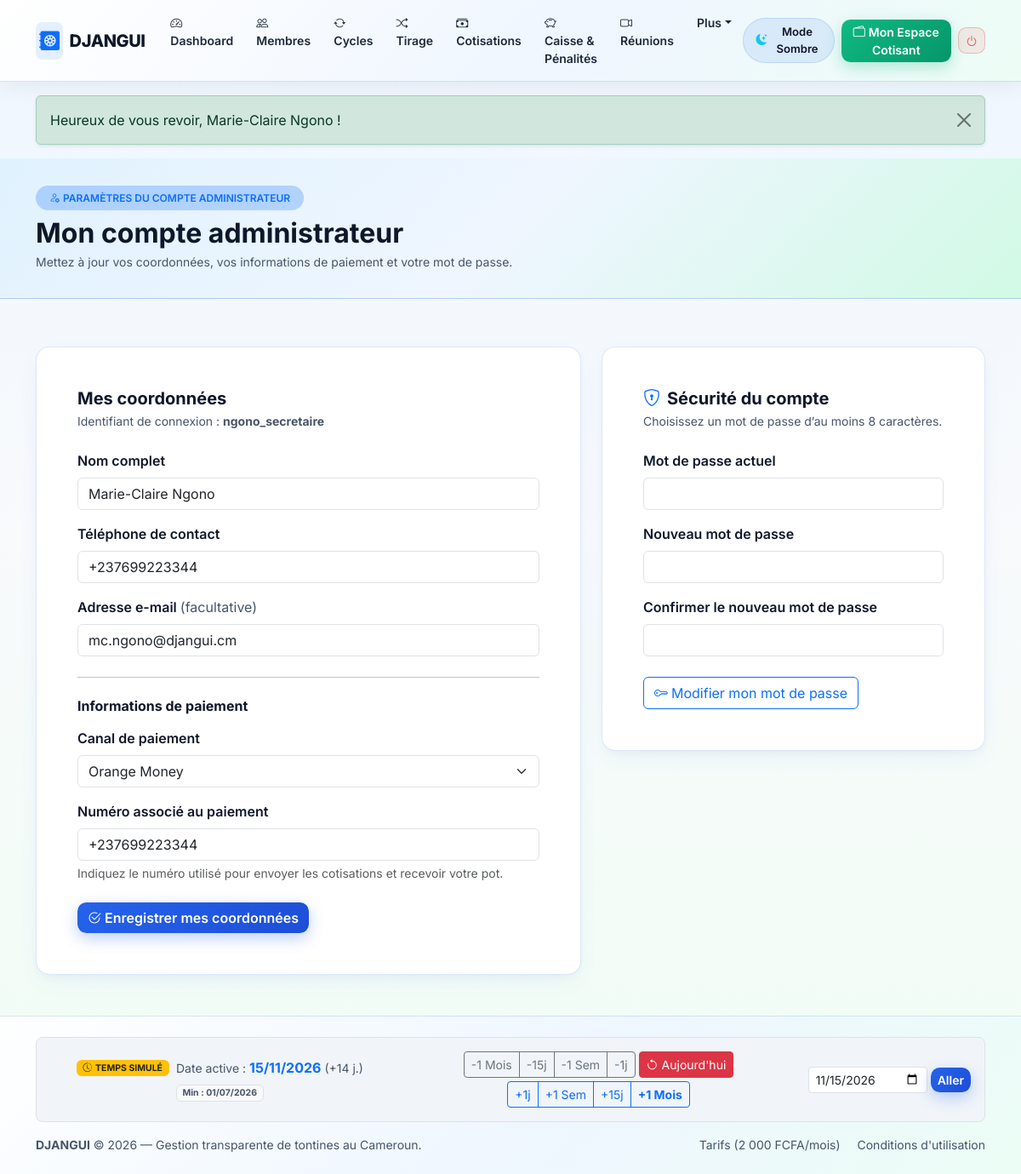
Screenshot of /admin/settings.php (signed in) with the database file from the repository.
### tables this page shows
CREATE TABLE users (
    id INT UNSIGNED AUTO_INCREMENT PRIMARY KEY,
    code_public VARCHAR(24) NOT NULL COMMENT 'Identifiant public pour le QR Code (sans donnees sensibles)',
    username VARCHAR(50) NOT NULL,
    password_hash VARCHAR(255) NOT NULL,
    nom_complet VARCHAR(120) NOT NULL,
    telephone VARCHAR(20) NOT NULL,
    email VARCHAR(150) DEFAULT NULL,
    numero_cni VARCHAR(60) DEFAULT NULL COMMENT 'Donnee sensible visible uniquement par l admin',
    role ENUM('admin', 'member') NOT NULL DEFAULT 'member',
    statut_membre ENUM('actif', 'inactif', 'sorti') NOT NULL DEFAULT 'actif',
    statut_validation ENUM('en_attente', 'accepte', 'refuse') NOT NULL DEFAULT 'accepte',
    canal_paiement ENUM('momo', 'om', 'especes') NOT NULL DEFAULT 'momo',
    telephone_paiement VARCHAR(20) NOT NULL COMMENT 'Numero MoMo/OM qui envoie les cotisations et recoit le pot',
    tentatives_echouees TINYINT UNSIGNED NOT NULL DEFAULT 0,
    blocage_jusqua DATETIME DEFAULT NULL,
    reset_token VARCHAR(100) DEFAULT NULL,
    reset_expire_at DATETIME DEFAULT NULL,
    tontine_id INT UNSIGNED DEFAULT NULL COMMENT '1 seule tontine autorisee par compte',
    created_at DATETIME NOT NULL DEFAULT CURRENT_TIMESTAMP,
    updated_at DATETIME NOT NULL DEFAULT CURRENT_TIMESTAMP ON UPDATE CURRENT_TIMESTAMP,

    CONSTRAINT uq_users_code_public UNIQUE (code_public),
    CONSTRAINT uq_users_username UNIQUE (username),
    CONSTRAINT uq_users_telephone UNIQUE (telephone),
    CONSTRAINT uq_users_email UNIQUE (email),
    INDEX idx_users_tontine_statut (tontine_id, statut_membre)
);

### includes/functions.php (called while the page is built, shortened)
<?php
function e($texte) {
    return htmlspecialchars((string)$texte, ENT_QUOTES, 'UTF-8');
}

### admin/settings.php (the view, shortened to what this page needs)
<?php
require_once __DIR__ . '/../includes/functions.php';
$user_id = (int)$_SESSION['user_id'];
$stmtAdmin = $pdo->prepare("
    SELECT nom_complet, username, telephone, email, canal_paiement, telephone_paiement
    FROM users
    WHERE id = ?
    LIMIT 1
");
$stmtAdmin->execute([$user_id]);
$admin = $stmtAdmin->fetch();
require_once __DIR__ . '/../includes/header.php';
require_once __DIR__ . '/../includes/navbar.php';
?>
<div class="page-header-dark">
    <div class="container">
        <span class="badge bg-primary bg-opacity-25 text-primary px-3 py-2 rounded-pill fw-semibold mb-2">
            <i class="bi bi-person-gear me-1"></i>PARAMÈTRES DU COMPTE ADMINISTRATEUR
        </span>
        <h1 class="fw-bold h2 mb-1">Mon compte administrateur</h1>
        <p class="text-muted small mb-0">Mettez à jour vos coordonnées, vos informations de paiement et votre mot de passe.</p>
    </div>
</div>
<main class="container py-4 pb-5">
    <div class="row justify-content-center g-4">
        <section class="col-lg-7" aria-labelledby="coordonnees-title">
            <div class="card card-djangui p-4 p-md-5">
                <h2 id="coordonnees-title" class="h5 fw-bold mb-1">Mes coordonnées</h2>
                <p class="text-muted small mb-4">Identifiant de connexion : <strong><?= e($admin['username']) ?></strong></p>
                <form method="POST" action="settings.php">
                    <div class="mb-3">
                        <label for="nom_complet" class="form-label fw-semibold">Nom complet</label>
                        <input type="text" class="form-control" id="nom_complet" name="nom_complet" maxlength="120" value="<?= e($admin['nom_complet']) ?>" required>
                    </div>
                    <div class="mb-3">
                        <label for="telephone" class="form-label fw-semibold">Téléphone de contact</label>
                        <input type="tel" class="form-control" id="telephone" name="telephone" maxlength="20" value="<?= e($admin['telephone']) ?>" required>
                    </div>
                    <div class="mb-3">
                        <label for="email" class="form-label fw-semibold">Adresse e-mail <span class="text-muted fw-normal">(facultative)</span></label>
                        <input type="email" class="form-control" id="email" name="email" maxlength="150" value="<?= e($admin['email'] ?? '') ?>">
                    </div>
                    <hr class="my-4">
                    <h3 class="h6 fw-bold mb-3">Informations de paiement</h3>
                    <div class="mb-3">
                        <label for="canal_paiement" class="form-label fw-semibold">Canal de paiement</label>
                        <select class="form-select" id="canal_paiement" name="canal_paiement" required>
                            <option value="om" <?= $admin['canal_paiement'] === 'om' ? 'selected' : '' ?>>Orange Money</option>
                        </select>
                    </div>
                    <div class="mb-4">
                        <label for="telephone_paiement" class="form-label fw-semibold">Numéro associé au paiement</label>
                        <input type="tel" class="form-control" id="telephone_paiement" name="telephone_paiement" maxlength="20" value="<?= e($admin['telephone_paiement']) ?>" required>
                        <div class="form-text">Indiquez le numéro utilisé pour envoyer les cotisations et recevoir votre pot.</div>
                    </div>
                    <button type="submit" class="btn btn-glow-blue">
                        <i class="bi bi-check2-circle me-1"></i>Enregistrer mes coordonnées
                    </button>
                </form>
            </div>
        </section>
        <section class="col-lg-5" aria-labelledby="mot-de-passe-title">
            <div class="card card-djangui p-4 p-md-5">
                <h2 id="mot-de-passe-title" class="h5 fw-bold mb-1">
                    <i class="bi bi-shield-lock text-primary me-2"></i>Sécurité du compte
                </h2>
                <p class="text-muted small mb-4">Choisissez un mot de passe d’au moins 8 caractères.</p>
                <form method="POST" action="settings.php">
                    <div class="mb-3">
                        <label for="mot_de_passe_actuel" class="form-label fw-semibold">Mot de passe actuel</label>
                        <input type="password" class="form-control" id="mot_de_passe_actuel" name="mot_de_passe_actuel" autocomplete="current-password" required>
                    </div>
                    <div class="mb-3">
                        <label for="nouveau_mot_de_passe" class="form-label fw-semibold">Nouveau mot de passe</label>
                        <input type="password" class="form-control" id="nouveau_mot_de_passe" name="nouveau_mot_de_passe" minlength="8" autocomplete="new-password" required>
                    </div>
                    <div class="mb-4">
                        <label for="confirmation_mot_de_passe" class="form-label fw-semibold">Confirmer le nouveau mot de passe</label>
                        <input type="password" class="form-control" id="confirmation_mot_de_passe" name="confirmation_mot_de_passe" minlength="8" autocomplete="new-password" required>
                    </div>
                    <button type="submit" class="btn btn-outline-primary">
                        <i class="bi bi-key me-1"></i>Modifier mon mot de passe
                    </button>
                </form>
            </div>
        </section>
    </div>
</main>
<?php require_once __DIR__ . '/../includes/footer.php'; ?>

### assets/css/style.css (style rules this page uses)
:root, [data-theme="light"] { --dj-bg-body: #f4f8fb; --dj-bg-body-gradient: linear-gradient(180deg, #eef6ff 0%, #f8fafc 45%, #f0fdf4 100%); --dj-bg-card: #fff; --dj-bg-section-alt: linear-gradient(135deg, #ffffff 0%, #f0f7ff 60%, #ecfdf5 100%); --dj-bg-box: #f1f5f9; --dj-text-main: #0f172a; --dj-text-muted: #475569; --dj-border-color: rgba(37, 99, 235, 0.16); --dj-navbar-bg: linear-gradient(135deg, rgba(255, 255, 255, 0.96) 0%, rgba(239, 246, 255, 0.96) 55%, rgba(236, 253, 245, 0.96) 100%); --dj-navbar-border: rgba(37, 99, 235, 0.18); --dj-navbar-shadow: 0 6px 24px rgba(15, 23, 42, 0.06); --dj-nav-link: #1e293b; --dj-nav-link-hover-bg: rgba(37, 99, 235, 0.10); --dj-nav-link-active: #2563eb; --dj-brand-text: #0f172a; --dj-hero-overlay: linear-gradient(125deg, rgba(255, 255, 255, 0.93) 0%, rgba(224, 242, 254, 0.88) 52%, rgba(209, 250, 229, 0.84) 100%); --dj-hero-title: #0f172a; --dj-hero-subtitle: #1e293b; --dj-hero-shadow: 0 2px 10px rgba(255, 255, 255, 0.8); --dj-hero-badge-bg: rgba(37, 99, 235, 0.10); --dj-hero-badge-border: rgba(37, 99, 235, 0.30); --dj-hero-invite-bg: rgba(255, 255, 255, 0.88); --dj-hero-invite-border: rgba(37, 99, 235, 0.25); --dj-phone-frame: linear-gradient(145deg, #ffffff 0%, #e2e8f0 100%); --dj-phone-border: #cbd5e1; --dj-phone-screen: #f8fafc; --dj-phone-tx-bg: #ffffff; --dj-phone-pot-bg: linear-gradient(135deg, #2563eb 0%, #0284c7 60%, #059669 100%); --dj-accent-card-bg: linear-gradient(135deg, #e0f2fe 0%, #eff6ff 50%, #d1fae5 100%); --dj-accent-card-border: rgba(37, 99, 235, 0.28); --dj-accent-card-text: #0f172a; --dj-accent-subbox-bg: rgba(255, 255, 255, 0.85); --dj-card-shadow: 0 10px 28px -6px rgba(37, 99, 235, 0.08), 0 4px 12px -3px rgba(15, 23, 42, 0.04); --dj-hover-shadow: 0 20px 38px -8px rgba(37, 99, 235, 0.22); --dj-table-head-bg: linear-gradient(90deg, #1e3a8a 0%, #2563eb 100%); --dj-table-head-text: #ffffff; --dj-blue: #2563eb; --dj-emerald: #059669; }
body { background: var(--dj-bg-body-gradient); background-color: var(--dj-bg-body); color: var(--dj-text-main); font-family: 'Inter', system-ui, -apple-system, sans-serif; min-height: 100vh; display: flex; flex-direction: column; transition: background 0.3s ease, color 0.25s ease; overflow-x: hidden; }
.text-muted { color: var(--dj-text-muted) !important; }
.card-djangui { background-color: var(--dj-bg-card); color: var(--dj-text-main); border: 1px solid var(--dj-border-color); border-radius: 1rem; box-shadow: var(--dj-card-shadow); transition: transform 0.28s ease, box-shadow 0.28s ease, border-color 0.28s ease, background-color 0.25s ease; }
.page-header-dark { background: var(--dj-accent-card-bg); color: var(--dj-accent-card-text); padding: 2rem 0; margin-bottom: 2rem; border-bottom: 1px solid var(--dj-accent-card-border); }
.btn-glow-blue, .btn-navy { background: linear-gradient(135deg, #2563eb 0%, #1d4ed8 100%); border: none; color: #ffffff !important; font-weight: 600; border-radius: 0.65rem; box-shadow: 0 6px 18px rgba(37, 99, 235, 0.30); transition: all 0.25s ease; }

### rows the page displays
users: username "ngono_secretaire", nom_complet "Marie-Claire Ngono", telephone "+237699223344", email "mc.ngono@djangui.cm", canal_paiement "Orange Money", telephone_paiement "+237699223344"

### other values shown
$_SESSION['flash_texte'] "Heureux de vous revoir, Marie-Claire Ngono !"
$date_sim_str "15/11/2026"
$jours_ecart "14"
$date_min_str "01/07/2026"
date_actuelle('Y') "2026"
